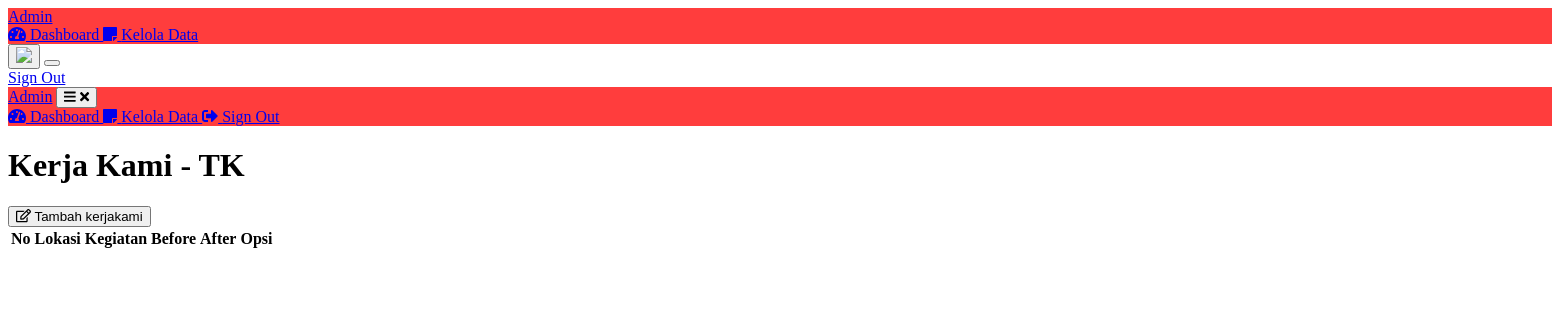
The page /admin/kerjakami-tk.php (signed in) on the database as committed earlier.
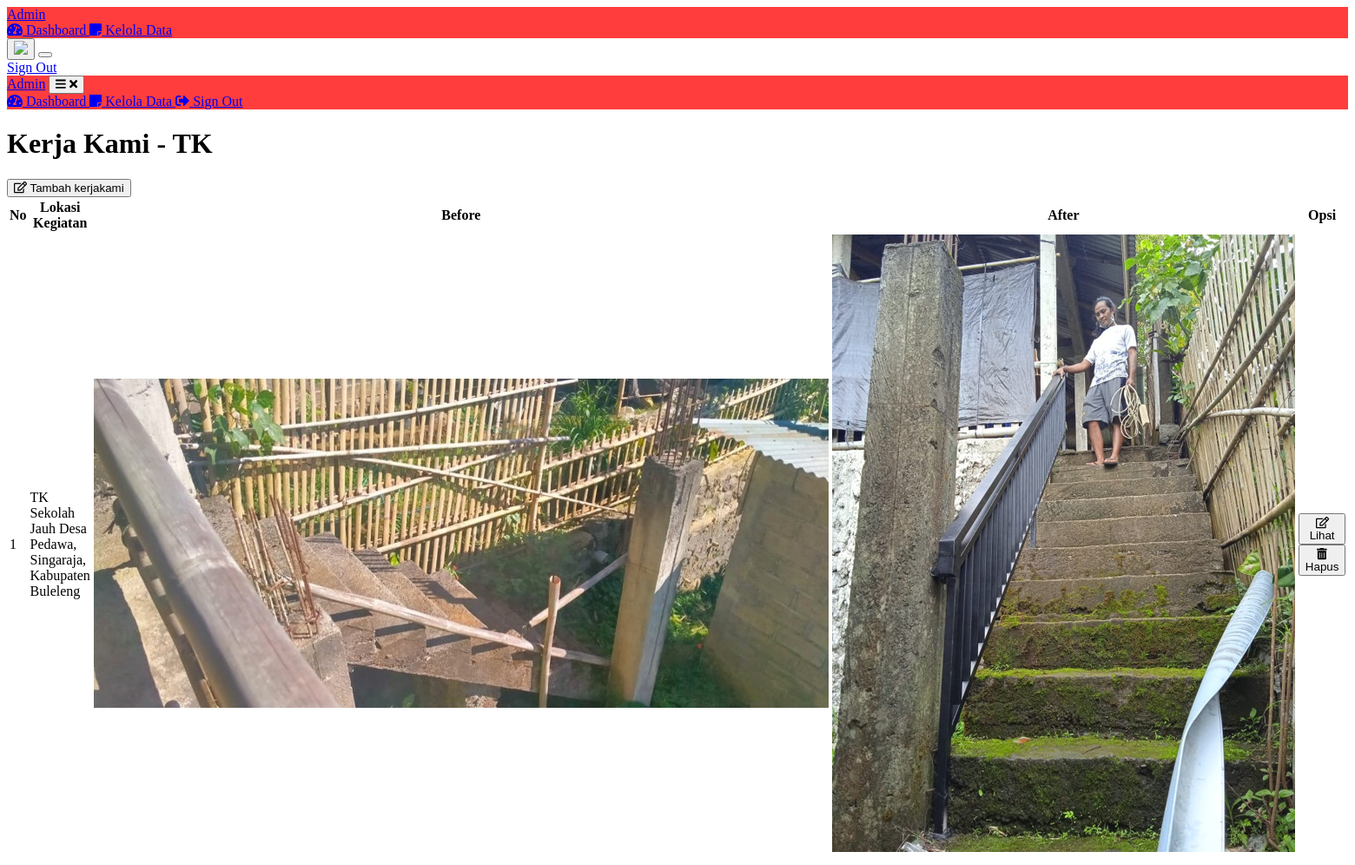
The same page on the database as committed later.
### tables this page shows
CREATE TABLE `kerjakami` (
  `id` int(11) NOT NULL,
  `kategori` varchar(10) NOT NULL,
  `lokasi_kegiatan` varchar(255) NOT NULL,
  `sub_kegiatan1` varchar(255) NOT NULL,
  `nama_foto1` varchar(255) NOT NULL,
  `nama_foto2` varchar(255) NOT NULL,
  `sub_kegiatan2` varchar(255) DEFAULT NULL,
  `nama_foto3` varchar(255) DEFAULT NULL,
  `nama_foto4` varchar(255) DEFAULT NULL,
  `sub_kegiatan3` varchar(255) DEFAULT NULL,
  `nama_foto5` varchar(255) DEFAULT NULL,
  `nama_foto6` varchar(255) DEFAULT NULL
);

### admin/koneksi.php (called while the page is built, shortened)
<?php
$server = "localhost";
$user = "root";
$pass = "";
$database = "yayasan";
$conn = mysqli_connect($server, $user, $pass, $database);
function query($query){
    global $conn;
    $result = mysqli_query($conn, $query);
    $rows = [];
    while ($row = mysqli_fetch_assoc($result)){
        $rows[]= $row;
    }
    return $rows;
}
?>

### admin/kerjakami-tk.php (the view, shortened to what this page needs)
<?php
require 'koneksi.php';
$kerjakami = query("SELECT * FROM kerjakami WHERE kategori = 'tk'");
?>
<?php include '../admin/layout/header.php'; ?>
</head>
<body class="bg-gray-100 font-sans flex">
    <?php include '../admin/layout/navsidebar.php'; ?>
    <div class="w-full overflow-x-hidden border-t flex flex-col">
        <main class="w-full flex-grow p-6">
            <h1 class="text-3xl text-black pb-3 font-bold">Kerja Kami - TK</h1>
            <div class="w-full mt-4">
                <div class="">
                    <a href="kerjakami-add.php?kategoriadd=tk" class="flex flex-row bg-blue-200 text-blue-800 hover:bg-blue-400 hover:text-blue-900 rounded-lg px-6 py-3 w-max">
                        <button>
                            <i class="far fa-edit"></i>
                            Tambah kerjakami
                        </button>
                    </a>
                </div>
                <div class="bg-white mt-3 overflow-auto">
                    <table class="min-w-full bg-white">
                        <thead class="bg-red-800 text-white">
                            <tr>
                                <th class="py-3 px-4 uppercase font-semibold text-sm">No</th>
                                <th class="w-3/12 text-left py-3 px-4 uppercase font-semibold text-sm">Lokasi Kegiatan</th>
                                <th class="w-4/12 text-left py-3 px-4 uppercase font-semibold text-sm">Before</th>
                                <th class="w-3/12 py-3 px-4 uppercase font-semibold text-sm">After</th>
                                <th class="w-2/12py-3 px-4 uppercase font-semibold text-sm">Opsi</td>
                            </tr>
                        </thead>
                        <tbody class="text-gray-700">
                            <?php $i = 0; ?>
                            <?php foreach ($kerjakami as $row) : ?>
                                <?php $i++; ?>
                                <?php if ($i % 2 == 1) { ?>
                                    <tr class="bg-white">
                                    <?php } else { ?>
                                    <tr class="bg-gray-200">
                                    <?php } ?>
                                    <td class="text-left py-3 px-4"><a class="hover:text-blue-500"><?= $i; ?></a></td>
                                    <td class="w-3/12  text-left py-3 px-4"><?= $row["lokasi_kegiatan"]; ?></td>
                                    <td class="w-4/12text-left py-3 px-4">
                                        <img src="/public/<?php echo $row["kategori"];?>/<?= $row["nama_foto1"]; ?>">
                                    </td>
                                    <td class="w-4/12text-left py-3 px-4">
                                        <img src="/public/<?php echo $row["kategori"];?>/<?= $row["nama_foto2"]; ?>">
                                    </td>
                                    <td class="w-3/12 text-left">
                                        <a href="../kerjakami-detail.php?id=<?php echo $row["id"]; ?>" target="_blank" class="flex flex-row bg-green-200 text-green-800 hover:bg-green-400 hover:text-green-900 rounded-lg px-6 py-3 w-max">
                                            <button>
                                                <i class="far fa-edit"></i>
                                                Lihat
                                            </button>
                                        </a>
                                        <a href="kerjakami-delete.php?hapus_data=<?php echo $row["id"]; ?>" class="mt-3 flex flex-row bg-red-200 text-red-800 rounded-lg hover:bg-red-400 hover:text-red-900 px-6 py-3 w-max">
                                            <button>
                                                <i class="fas fa-trash-alt"></i>
                                                Hapus
                                            </button>
                                        </a>
                                    </td>
                                    </tr>
                                <?php endforeach; ?>
                        </tbody>
                    </table>
                </div>
            </div>
        </main>
    </div>
    </div>
</body>
</html>

### admin/layout/header.php (shortened to what this page needs)
<!DOCTYPE html>
<html lang="en">
<head>
    <link href="/public/styles.css" rel="stylesheet">

### admin/layout/navsidebar.php (shortened to what this page needs)
<aside class="relative bg-sidebar h-screen w-64 hidden sm:block shadow-xl z-30">
    <div class="p-6">
        <a href="/admin/index.php" class="text-white text-3xl font-semibold uppercase hover:text-gray-300">Admin</a>
    </div>
    <nav class="text-white text-base font-semibold pt-3">
        <a href="/admin/index.php" class="flex items-center text-white py-4 pl-6 nav-item">
            <i class="fas fa-tachometer-alt mr-3"></i>
            Dashboard
        </a>
        <a href="/admin/keloladata.php" class="flex items-center text-white py-4 pl-6 nav-item">
            <i class="fas fa-sticky-note mr-3"></i>
            Kelola Data
        </a>
    </nav>
</aside>
<div class="w-full flex flex-col h-screen overflow-y-hidden">
    <header class="w-full items-center bg-white py-2 px-6 hidden sm:flex">
        <div x-data="{ isOpen: false }" class="relative w-1/2 flex justify-end">
            <button @click="isOpen = !isOpen" class="realtive z-10 w-12 h-12 rounded-full overflow-hidden border-4 border-gray-400 hover:border-gray-300 focus:border-gray-300 focus:outline-none">
                <img src="/images/logo.png">
            </button>
            <button x-show="isOpen" @click="isOpen = false" class="h-full w-full fixed inset-0 cursor-default"></button>
            <div x-show="isOpen" class="absolute w-32 bg-white rounded-lg shadow-lg py-2 mt-16">
                <a href="/admin/logout.php" class="block px-4 py-2 account-link hover:text-white">Sign Out</a>
            </div>
        </div>
    </header>
    <header x-data="{ isOpen: false }" class="w-full bg-sidebar py-5 px-6 sm:hidden">
        <div class="flex items-center justify-between">
            <a href="index.html" class="text-white text-3xl font-semibold uppercase hover:text-gray-300">Admin</a>
            <button @click="isOpen = !isOpen" class="text-white text-3xl focus:outline-none">
                <i x-show="!isOpen" class="fas fa-bars"></i>
                <i x-show="isOpen" class="fas fa-times"></i>
            </button>
        </div>
        <nav :class="isOpen ? 'flex': 'hidden'" class="flex flex-col pt-4 z-30">
            <a href="index.html" class="flex items-center text-white py-2 pl-4">
                <i class="fas fa-tachometer-alt mr-3"></i>
                Dashboard
            </a>
            <a href="/admin/keloladata.php" class="flex items-center text-white py-2 pl-4">
                <i class="fas fa-sticky-note mr-3"></i>
                Kelola Data
            <a href="#" class="flex items-center text-white py-2 pl-4 nav-item">
                <i class="fas fa-sign-out-alt mr-3"></i>
                Sign Out
            </a>
        </nav>
    </header>

### admin/layout/header.php (style rules this page uses)
.bg-sidebar { background: #ff3d3d; }

Rows that differ between the two databases and show on the page:
added kerjakami: lokasi_kegiatan "TK Sekolah Jauh Desa Pedawa, Singaraja, Kabupaten Buleleng", nama_foto1 (picture), nama_foto2 (picture)
